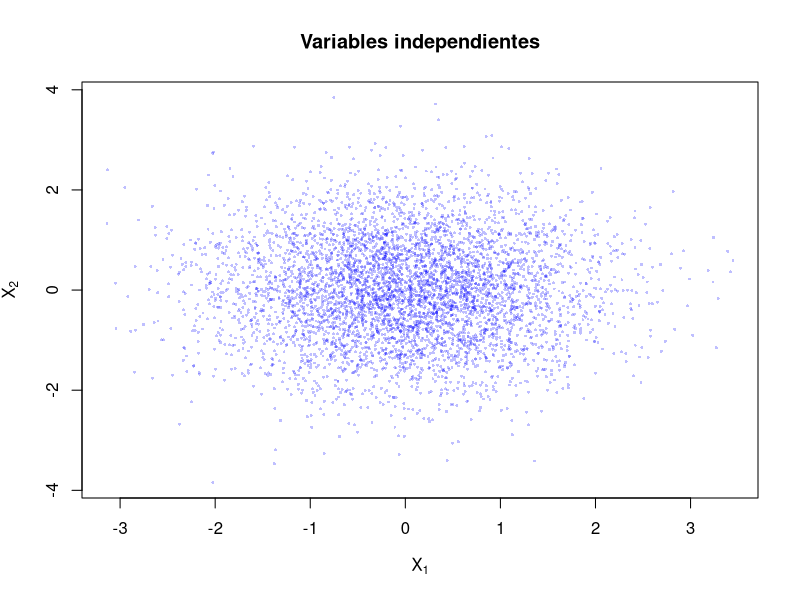
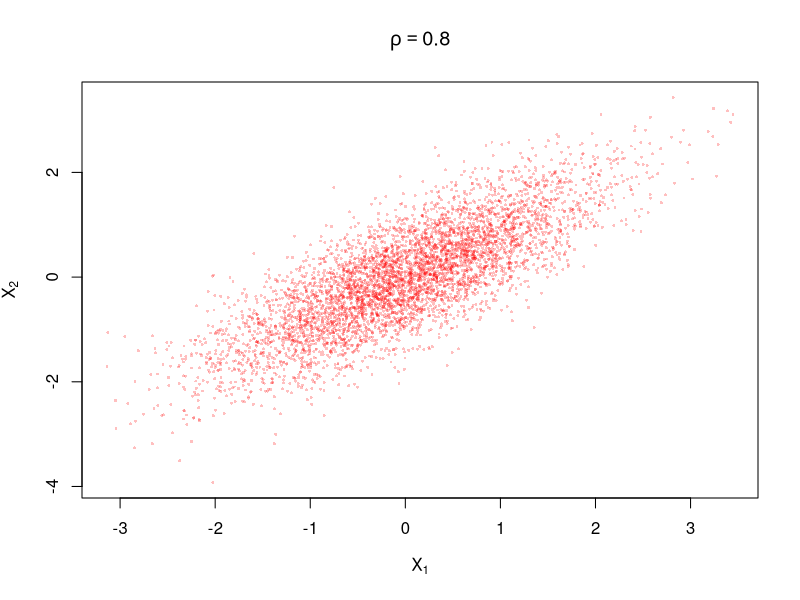
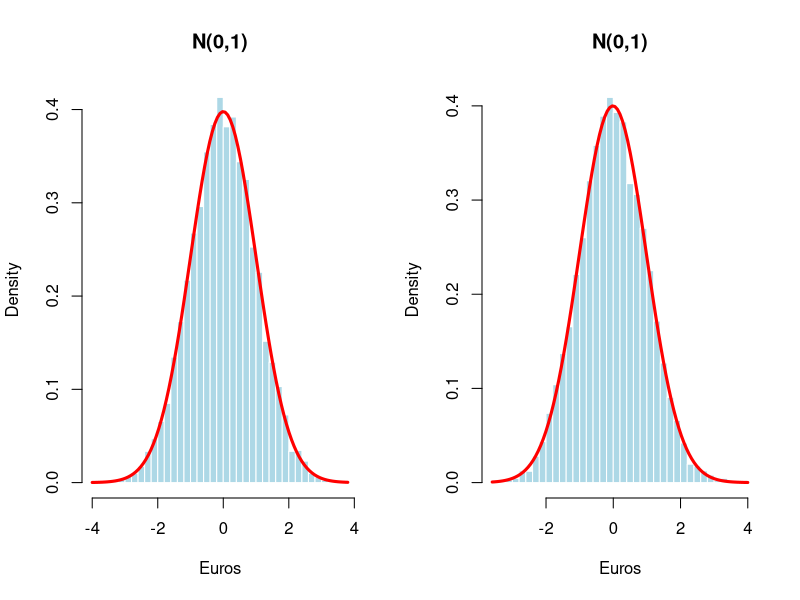
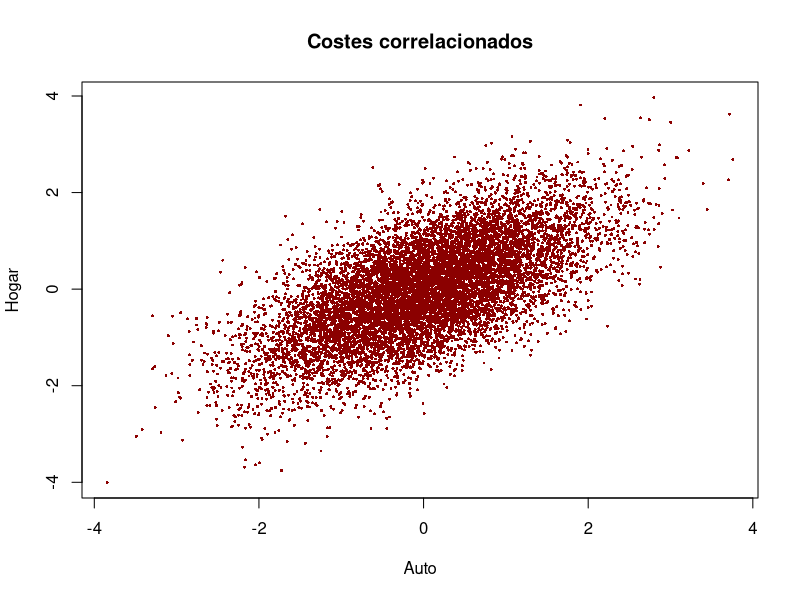
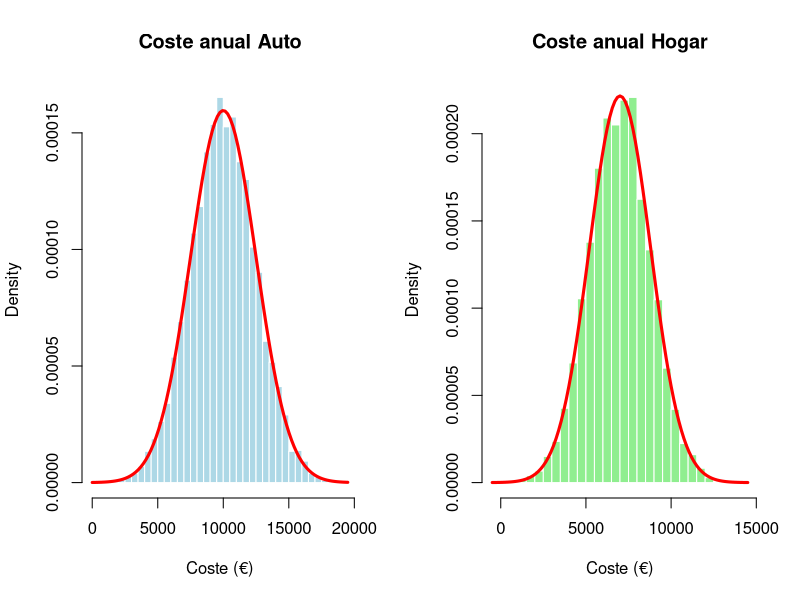
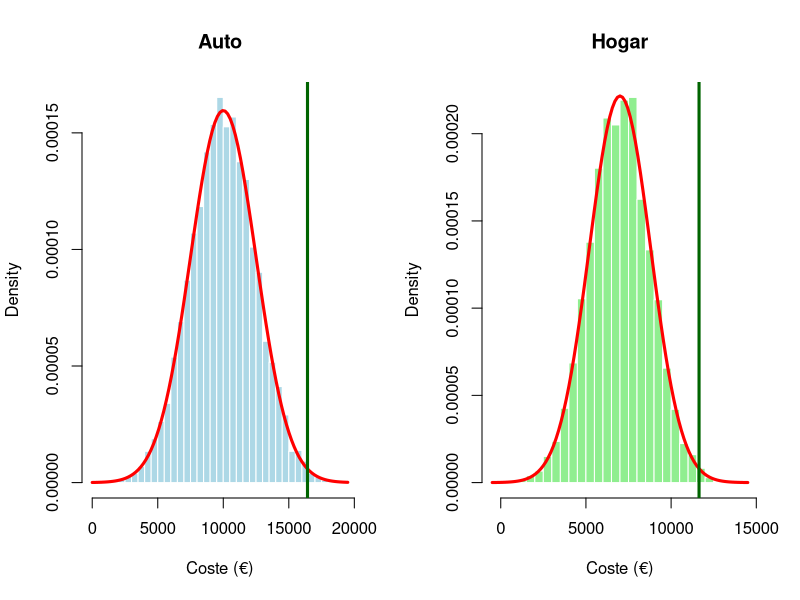
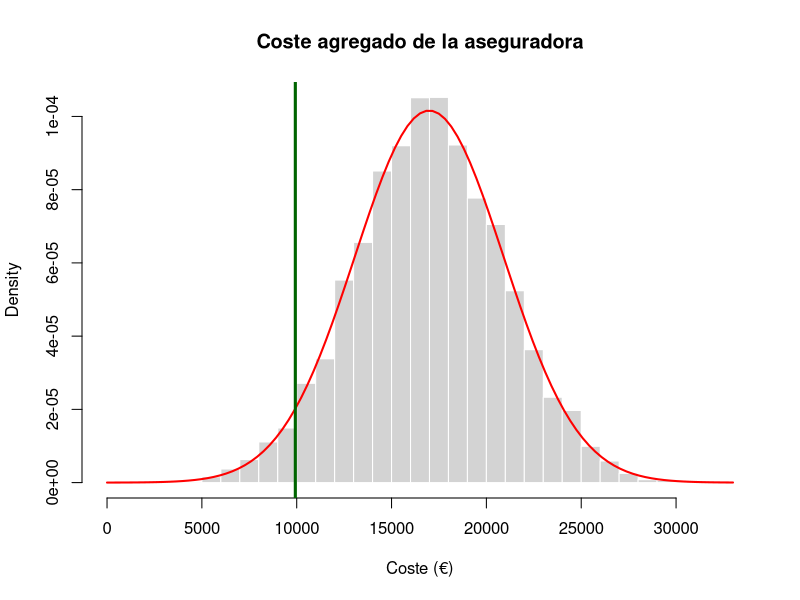

Source code (R) for these figures, in order:
#Variables no correlacionadas
set.seed(123)

n <- 5000

#Generamos dos variables normales, independientes a partir de los aleatorios. 
x <- rnorm(n)
y <- rnorm(n)

plot(x,y,
     pch = 16,
     cex = 0.4,
     col = rgb(0,0,1,0.25),
     xlab = expression(X[1]),
     ylab = expression(X[2]),
     main = "Variables independientes")

cor(x,y)

#Sin embargo si tenemos dos variables normales que están correlacionadas la ilustración 
#es diferente: 
set.seed(123)

n <- 5000
x <- rnorm(n)
rho <- 0.8

y <- rho*x + sqrt(1-rho^2)*rnorm(n)

plot(x,y,
     pch = 16,
     cex = 0.4,
     col = rgb(1,0,0,0.25),
     xlab = expression(X[1]),
     ylab = expression(X[2]),
     main = expression(rho==0.8))

cor(x,y)

#########################################################################
#Cholesky a partir matriz correlaciones: 
#########################################################################
#Supongamos que queremos generar escenarios correlacionados para:
#X1=Coste de siniestros de Auto
#X2=Coste de siniestros de Hogar

#la cual tiene la siguiente matriz de correlaciones:
R <- matrix(c(1.00, 0.65, 
              0.65, 1.00), nrow = 2, byrow = TRUE)

R

#Nuestro objetivo es a partir de R generar dos variables normales multivariantes 
#correlacionadas X = Z · L (siendo L la matriz de Cholesky)
??chol

L <- t(chol(R))

#Ahora verificamos que L sea correcta => R = L·L^T
L%*%t(L)

#muy parecida a nuestra matriz de correlaciones 
R

#Ahora una vez que tenemos L, vamos a generar las Z~N(0,1) 
set.seed(123)
n <- 10000
Z <- matrix(rnorm(2*n), nrow = 2, ncol = n)

mean(Z[1,]); mean(Z[2,]) 
sd(Z[1,]); sd(Z[2,])

par(mfrow = c(1,2))
hist(Z[1,], probability = TRUE, breaks = 30, col = "lightblue", border = "white",
     main = "N(0,1)", xlab = "Euros")
curve(dnorm(x, mean = mean(Z[1,]), sd = sd(Z[1,])),
      add = TRUE, col = "red", lwd = 3)

hist(Z[2,], probability = TRUE, breaks = 30, col = "lightblue", border = "white",
     main = "N(0,1)", xlab = "Euros")
curve(dnorm(x, mean = mean(Z[2,]), sd = sd(Z[2,])),
      add = TRUE, col = "red", lwd = 3)

#Con la matriz Z ya podemos introducir la correlación X = Z · L
X <- L%*%Z

mean(X[1,]); mean(X[2,])
sd(X[1,]); sd(X[2,])

#Por último verificamos la matriz de correlación: 
cor(t(X))

#Visualizacion
par(mfrow = c(1,1))
plot(X[1,], X[2,], pch = 16,
     cex = 0.4, col = "darkred",
     xlab = "Auto", ylab = "Hogar",
     main = "Costes correlacionados")


#Si suponemos que la cartera de autos tiene: 
mu_1 = 10000
sigma_1 = 2500

#Cartera hogar
mu_2 = 7000
sigma_2 = 1800 

#prodriamos construir Y1 = X1·sigma1 + mu; Y2 = X2·L + mu
Y <- matrix(0,nrow=2,ncol=n)

Y[1,] <- mu_1 + sigma_1*X[1,]
Y[2,] <- mu_2 + sigma_2*X[2,]

#Comprobacion de media y sd
mean(Y[1,])
sd(Y[1,])

mean(Y[2,])
sd(Y[2,])

cor(t(Y))

#Visualizacion de las variables creadas: 
par(mfrow = c(1,2))

# Auto
hist(Y[1,], probability = TRUE, breaks = 30,
     col = "lightblue", border = "white",
     main = "Coste anual Auto", xlab = "Coste (€)")

curve(dnorm(x, mean = mu_1, sd = sigma_1),
      add = TRUE, col = "red", lwd = 3)

# Hogar
hist(Y[2,], probability = TRUE, breaks = 30,
     col = "lightgreen", border = "white",
     main = "Coste anual Hogar", xlab = "Coste (€)")

curve(dnorm(x, mean = mu_2, sd = sigma_2),
      add = TRUE, col = "red", lwd = 3)

#Vamos a calcular el VaR, recordar que es la perdida dada un nivel de confianza
#primero percentil
VaR995_Auto  <- quantile(Y[1,], 0.995)
VaR995_Hogar <- quantile(Y[2,], 0.995)

VaR995_Auto
VaR995_Hogar

#Lo incorporo al grafico visual: 
par(mfrow = c(1,2))

# AUTO
hist(Y[1,], probability = TRUE, breaks = 30,
     col = "lightblue", border = "white",
     main = "Auto", xlab = "Coste (€)")

curve(dnorm(x, mean = mu_1, sd = sigma_1),
      add = TRUE, col = "red", lwd = 3)

abline(v = VaR995_Auto, col = "darkgreen", lwd = 3)

# HOGAR
hist(Y[2,], probability = TRUE, breaks = 30,
     col = "lightgreen", border = "white",
     main = "Hogar", xlab = "Coste (€)")

curve(dnorm(x, mean = mu_2, sd = sigma_2),
      add = TRUE, col = "red", lwd = 3)

abline(v = VaR995_Hogar, col = "darkgreen", lwd = 3)

#ahora a partir de los percentiles y las medias podemos calcular el VaR:
Capital_Auto  <- VaR995_Auto  - mu_1
Capital_Hogar <- VaR995_Hogar - mu_2

Capital_Auto
Capital_Hogar

#También podemos hacer el coste agregado de ambos seguros: 
Coste_Total <- Y[1,] + Y[2,]

#Obtener también el VaR al 99.5% de toda la cartera 
VaR995_Total <- quantile(Coste_Total, 0.995) - mean(Coste_Total)

VaR995_Total

par(mfrow = c(1,1))
hist(Coste_Total, probability = TRUE, breaks = 30,
     col = "lightgray", border = "white",
     main = "Coste agregado de la aseguradora", xlab = "Coste (€)")

curve(dnorm(x, mean = mean(Coste_Total), sd = sd(Coste_Total)),
      add = TRUE, col = "red", lwd = 2)

abline(v = VaR995_Total, col = "darkgreen",
       lwd = 3)
